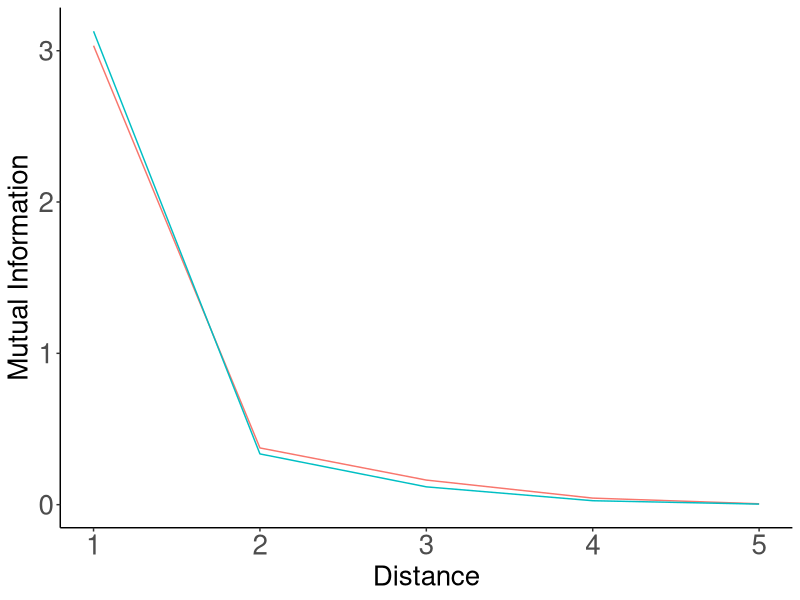
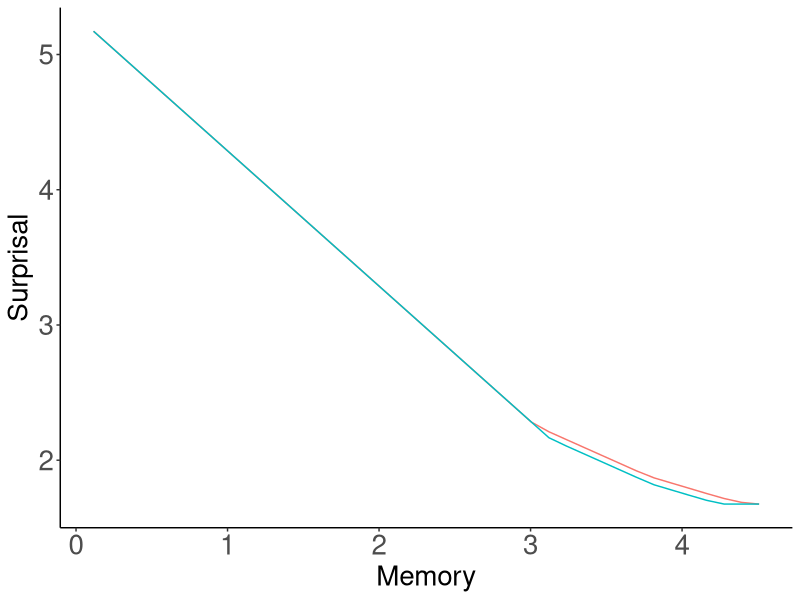
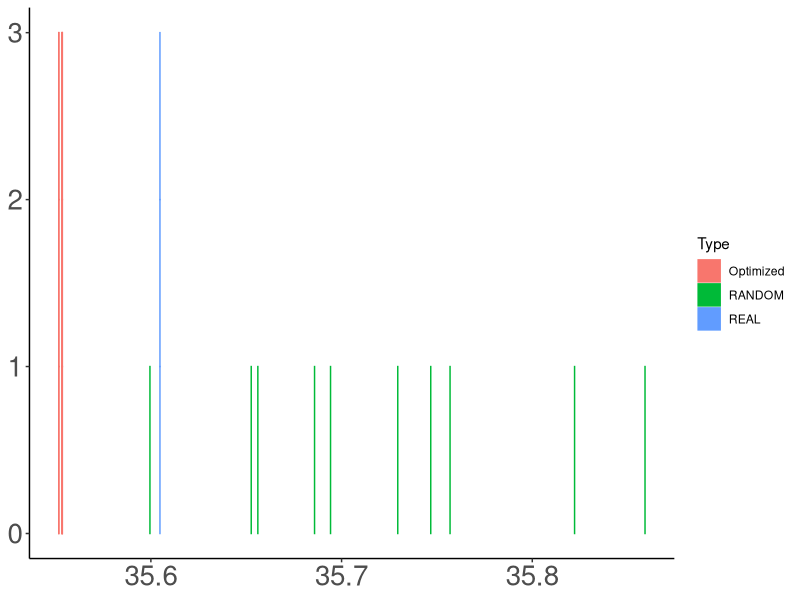
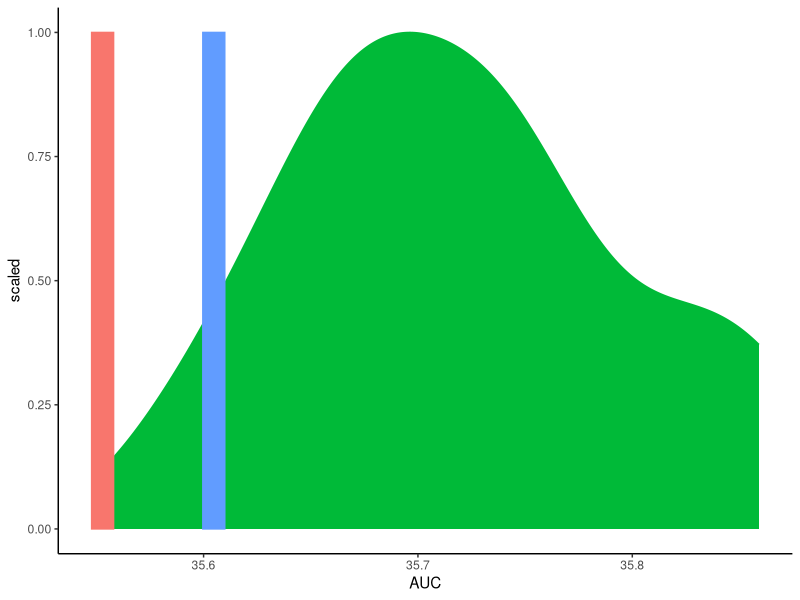

Generate these figures, in order, with R:
library(tidyr)
library(dplyr)
library(ggplot2)

######################################

data = read.csv("results.tsv", sep="\t")


data = data %>% filter(Script == "forWords_Sesotho_RandomOrder_Normalized.py")

unigramCE = mean(data$UnigramCE)

data$Type = ifelse(data$Model %in% c("REAL", "RANDOM", "REVERSE"), as.character(data$Model), "Optimized")

data_ = data %>% group_by(Distance, Type) %>% summarise(MI=median(MI))
data_ = data_ %>% filter(Distance < 5)
data_ = data_ %>% filter(Type %in% c("REAL", "RANDOM"))
plot = ggplot(data_, aes(x=1+Distance, y=MI, color=Type)) + geom_line()
plot = plot + theme_bw()
plot = plot + xlab("Distance") + ylab("Mutual Information")
plot = plot + theme(axis.title.x=element_text(size=20), axis.title.y=element_text(size=20), axis.text = element_text(size=20))
plot = plot + theme(panel.grid.major = element_blank(), panel.grid.minor = element_blank(), panel.background = element_blank(), legend.position="none")
plot = plot + theme(axis.line = element_line(colour = "black"),
            panel.grid.major = element_blank(),
                panel.grid.minor = element_blank(),
                panel.border = element_blank(),
                    panel.background = element_blank())
ggsave(plot, file=paste("figures/Sesotho-suffixes-byMorphemes-it.pdf", sep=""), height=4, width=4)

data = read.csv("results_interpolated.tsv", sep="\t")


data = data %>% filter(Script == "forWords_Sesotho_RandomOrder_Normalized.py")

data = data %>% group_by(Type, Memory) %>% summarise(Surprisal=unigramCE-median(MI))

data_ = data %>% filter(Type %in% c("REAL", "RANDOM"))

plot = ggplot(data_, aes(x=Memory, y=Surprisal, color=Type)) + geom_line() #size=2)
plot = plot + theme_bw()
plot = plot + theme(axis.title.x=element_text(size=20), axis.title.y=element_text(size=20), axis.text = element_text(size=20))
plot = plot + theme(panel.grid.major = element_blank(), panel.grid.minor = element_blank(), panel.background = element_blank(), legend.position="none")
plot = plot + theme(axis.line = element_line(colour = "black"),
            panel.grid.major = element_blank(),
                panel.grid.minor = element_blank(),
                panel.border = element_blank(),
                    panel.background = element_blank())
ggsave(plot, file=paste("figures/Sesotho-suffixes-byMorphemes-memsurp.pdf", sep=""), height=4, width=4)


######################################

data = read.csv("results_auc.tsv", sep="\t")

data = data %>% filter(Script == "forWords_Sesotho_RandomOrder_Normalized.py")


data$Type = ifelse(data$Model %in% c("REAL", "RANDOM", "REVERSE"), as.character(data$Model), "Optimized")

data_ = data %>% filter(Type %in% c("REAL", "RANDOM", "Optimized"))


plot = ggplot(data_, aes(x=AUC, y=1, color=Type, fill=Type)) + geom_bar(stat="identity") #size=2)
plot = plot + theme_bw()
plot = plot + theme(axis.title.x=element_blank(), axis.title.y=element_blank(), axis.text = element_text(size=20))
plot = plot + theme(panel.grid.major = element_blank(), panel.grid.minor = element_blank(), panel.background = element_blank()) #, legend.position="none")
plot = plot + theme(axis.line = element_line(colour = "black"),
            panel.grid.major = element_blank(),
                panel.grid.minor = element_blank(),
                panel.border = element_blank(),
                    panel.background = element_blank())
ggsave(plot, file=paste("figures/Sesotho-suffixes-byMorphemes-auc.pdf", sep=""), height=4, width=4)

barWidth = (max(data$AUC) - min(data$AUC))/30

plot = ggplot(data_, aes(x=AUC, fill=Type, color=Type))
plot = plot + theme_classic()
plot = plot + theme(legend.position="none")
plot = plot + geom_density(data= data_%>%filter(Type == "RANDOM"), aes(y=..scaled..)) 
plot = plot + geom_bar(data = data_ %>% filter(!(Type %in% c("RANDOM"))) %>% group_by(Type) %>% summarise(AUC=mean(AUC)) %>% mutate(y=1),  aes(y=y, group=Type), width=barWidth, stat="identity", position = position_dodge())
ggsave(plot, file=paste("figures/Sesotho-suffixes-byMorphemes-auc-hist.pdf", sep=""), height=4, width=4)



